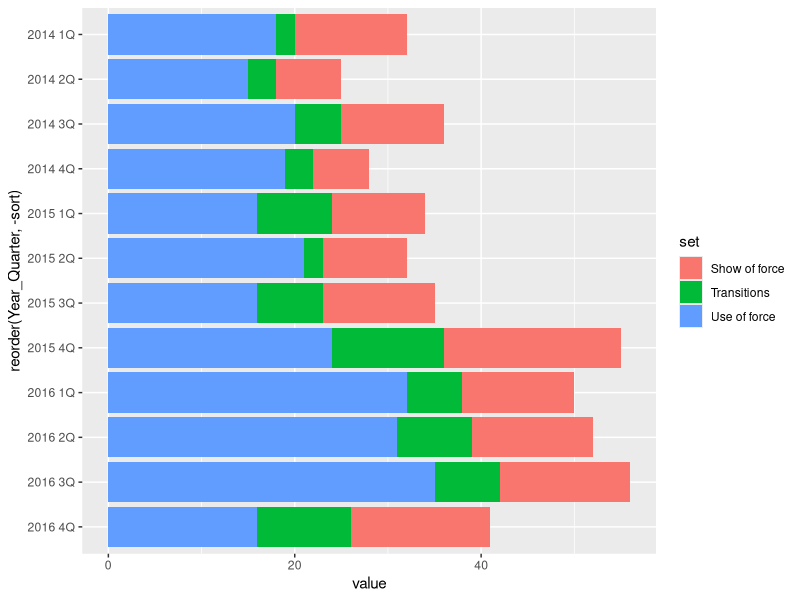
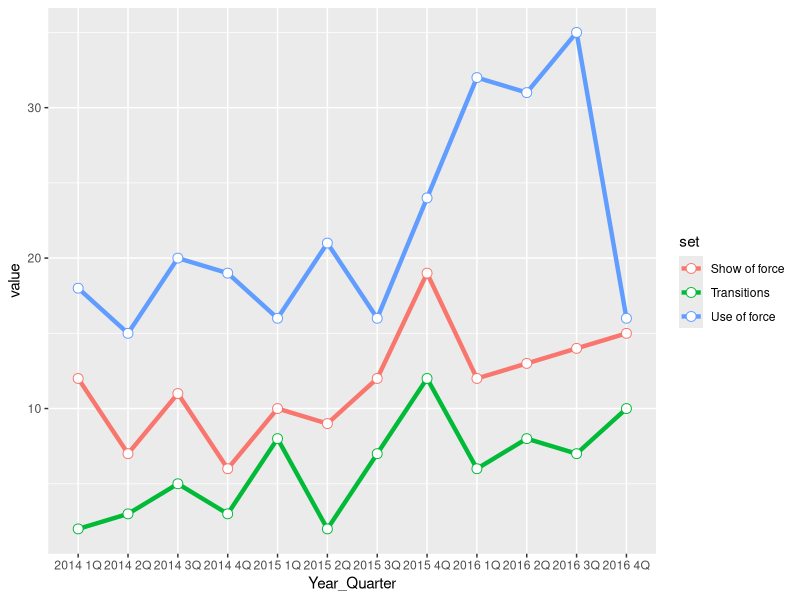
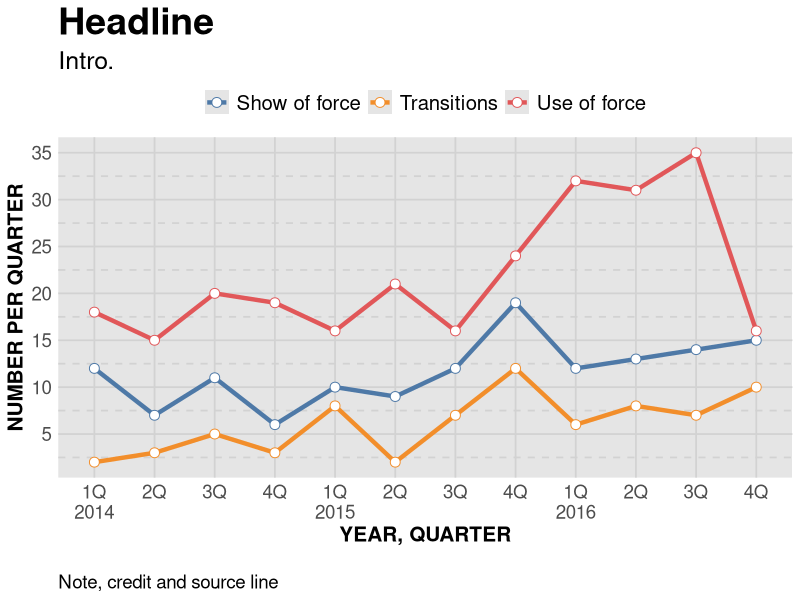

Write the R code that produced these figures, in order.
## ---- chunk 1
knitr::opts_chunk$set(echo = TRUE)
## ---- chunk 2

# load the libraries 
library(readr)
library(ggplot2)
library(ggthemes)

# bring in the data we worked worked with
df <- read_csv("dfsubset.csv")

# stacked bars
stacked <- ggplot(df) + 
  aes(x = reorder(Year_Quarter, -sort), 
      y = value, 
      fill = set) + 
  geom_bar(stat = "identity") +
  coord_flip()

stacked

## ---- chunk 3

pLine <- ggplot(df) +
  aes(x = Year_Quarter, 
      y = value, 
      group = set, 
      color = set) +
  geom_line(stat="identity", 
            size = 1.5) + 
  geom_point(stat="identity", 
             size = 3,
             shape=21,
             fill="white")

pLine

## ---- chunk 4



theme_gfx <- function(...) {
  theme_set(theme_get() + theme(text = element_text(family = 'Verdana', size= 12, lineheight=0.9))) + 
    theme(
      # edit background colors
      plot.background = element_blank(),
      legend.background = element_blank(),
      panel.background=element_rect(fill="#E5E5E5"),
      strip.background=element_rect(fill="#E5E5E5"),
      # modify grid and tick lines
      panel.grid.major = element_line(size = .6, color="#D2D2D2"),
      panel.grid.minor = element_line(size = .6, color="#D2D2D2", linetype = "dashed"),
      axis.ticks = element_blank(),
      # edit font sizes
      plot.title = element_text(size = 27,face="bold"),
      plot.subtitle = element_text(size = 18),
      #legend.title=element_text(size = 13,face="bold"),
      legend.text=element_text(size=14.7),
      axis.title=element_text(size=15, face="bold"),
      axis.text=element_text(size=13.5),
      plot.caption=element_text(size=13.5, hjust=0),
      strip.text = element_text(face="bold", size=13.5, hjust=0),
      # This puts the legend across the top
      legend.position="top", 
      legend.direction="horizontal",
      # removes label for legend
      legend.title = element_blank(),
      ...
    )
}

#-----Insert plot here -------------

pLine <- ggplot(df) +
  aes(x = Year_Quarter, 
      y = value, 
      group = set, 
      color = set) +
  geom_line(stat="identity", 
            size = 1.5) + 
  geom_point(stat="identity", 
             size = 3,
             shape=21,
             fill="white") + 
  theme_gfx()

# Let's customize the x scale
# Remember \n = a line break
pLine <- pLine + scale_x_discrete(
  labels=c("1Q\n2014","2Q","3Q","4Q","1Q\n2015","2Q","3Q","4Q","1Q\n2016","2Q","3Q","4Q")
)

# Let's also customize the y scale
# we set the min and max, then where breaks should be
pLine <- pLine + 
  scale_y_continuous(breaks=c(seq(0,40,5)) )

# add all the titles.
pLine <- pLine + labs(
  title="Headline", 
  subtitle="Intro.",
  x="YEAR, QUARTER", 
  y="NUMBER PER QUARTER",
  caption="\nNote, credit and source line")

# color scheme - comment out for B/W PDF
pLine <- pLine + scale_colour_tableau() + scale_fill_tableau()
# make B/W PDF - remember to change name of file!
#pLine <- pLine + scale_colour_grey(start = 0, end = 0.75) + scale_fill_grey(start = 0, end = 0.75)

pLine

